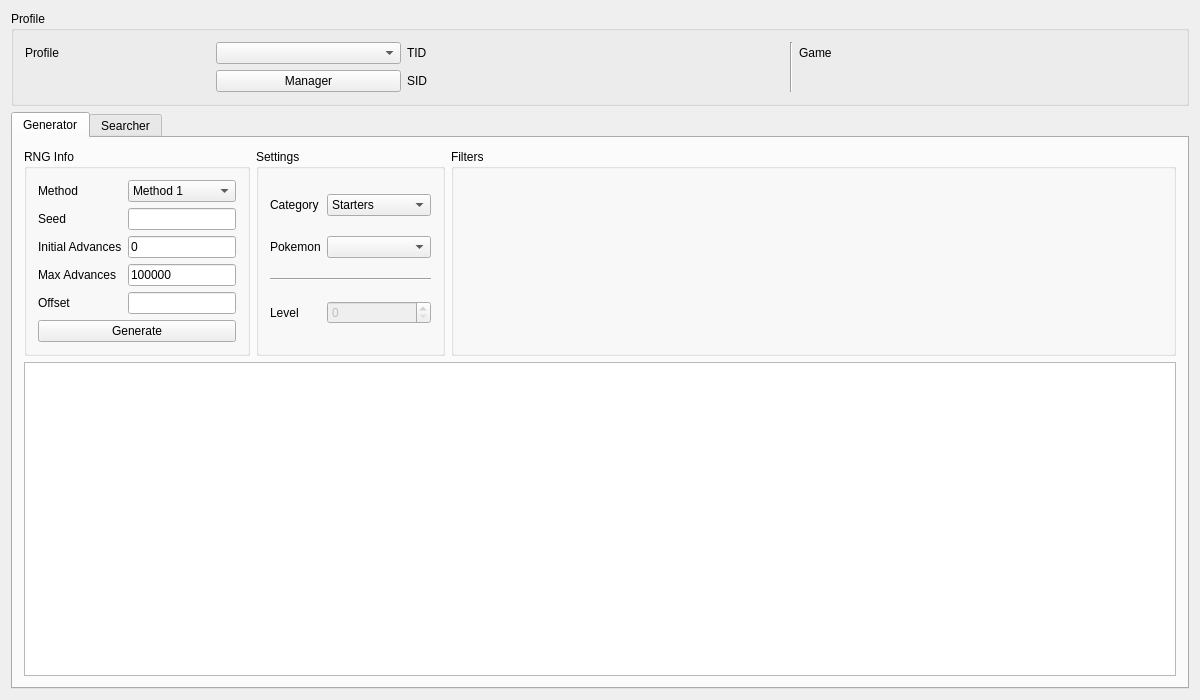
<?xml version="1.0" encoding="UTF-8"?>
<ui version="4.0">
 <class>Static3</class>
 <widget class="QWidget" name="Static3">
  <property name="geometry">
   <rect>
    <x>0</x>
    <y>0</y>
    <width>1200</width>
    <height>700</height>
   </rect>
  </property>
  <property name="windowTitle">
   <string>Gen 3 Static</string>
  </property>
  <property name="windowIcon">
   <iconset>
    <normaloff>:/pokefinder.ico</normaloff>:/pokefinder.ico</iconset>
  </property>
  <layout class="QGridLayout" name="gridLayout_7">
   <item row="0" column="0">
    <widget class="QGroupBox" name="groupBoxProfile">
     <property name="title">
      <string>Profile</string>
     </property>
     <layout class="QGridLayout" name="gridLayout_4">
      <item row="0" column="0">
       <widget class="QLabel" name="labelProfile">
        <property name="text">
         <string>Profile</string>
        </property>
       </widget>
      </item>
      <item row="0" column="1">
       <widget class="QComboBox" name="comboBoxProfiles"/>
      </item>
      <item row="1" column="1">
       <widget class="QPushButton" name="pushButtonProfileManager">
        <property name="text">
         <string>Manager</string>
        </property>
       </widget>
      </item>
      <item row="0" column="2">
       <widget class="QLabel" name="labelProfileTID">
        <property name="text">
         <string>TID</string>
        </property>
       </widget>
      </item>
      <item row="0" column="3">
       <widget class="QLabel" name="labelProfileTIDValue"/>
      </item>
      <item row="1" column="2">
       <widget class="QLabel" name="labelProfileSID">
        <property name="text">
         <string>SID</string>
        </property>
       </widget>
      </item>
      <item row="1" column="3">
       <widget class="QLabel" name="labelProfileSIDValue"/>
      </item>
      <item row="0" column="4" rowspan="2">
       <widget class="Line" name="line">
        <property name="orientation">
         <enum>Qt::Vertical</enum>
        </property>
       </widget>
      </item>
      <item row="0" column="5">
       <widget class="QLabel" name="labelProfileGame">
        <property name="text">
         <string>Game</string>
        </property>
       </widget>
      </item>
      <item row="0" column="6">
       <widget class="QLabel" name="labelProfileGameValue"/>
      </item>
     </layout>
    </widget>
   </item>
   <item row="1" column="0">
    <widget class="TabWidget" name="tabRNGSelector">
     <widget class="QWidget" name="tabStatic">
      <attribute name="title">
       <string>Generator</string>
      </attribute>
      <layout class="QGridLayout" name="gridLayout_5">
       <item row="0" column="0">
        <widget class="QGroupBox" name="groupBoxGeneratorRNGInfo">
         <property name="title">
          <string>RNG Info</string>
         </property>
         <layout class="QGridLayout" name="gridLayout_6">
          <item row="0" column="0">
           <widget class="QLabel" name="labelGeneratorMethod">
            <property name="text">
             <string>Method</string>
            </property>
           </widget>
          </item>
          <item row="0" column="1">
           <widget class="ComboBox" name="comboBoxGeneratorMethod">
            <item>
             <property name="text">
              <string>Method 1</string>
             </property>
            </item>
            <item>
             <property name="text">
              <string>Method 4</string>
             </property>
            </item>
           </widget>
          </item>
          <item row="1" column="0">
           <widget class="QLabel" name="labelGeneratorSeed">
            <property name="text">
             <string>Seed</string>
            </property>
           </widget>
          </item>
          <item row="1" column="1">
           <widget class="TextBox" name="textBoxGeneratorSeed"/>
          </item>
          <item row="2" column="0">
           <widget class="QLabel" name="labelGeneratorInitialAdvances">
            <property name="text">
             <string>Initial Advances</string>
            </property>
           </widget>
          </item>
          <item row="2" column="1">
           <widget class="TextBox" name="textBoxGeneratorInitialAdvances">
            <property name="text">
             <string notr="true">0</string>
            </property>
           </widget>
          </item>
          <item row="3" column="0">
           <widget class="QLabel" name="labelGeneratorMaxAdvances">
            <property name="text">
             <string>Max Advances</string>
            </property>
           </widget>
          </item>
          <item row="3" column="1">
           <widget class="TextBox" name="textBoxGeneratorMaxAdvances">
            <property name="text">
             <string notr="true">100000</string>
            </property>
           </widget>
          </item>
          <item row="4" column="0">
           <widget class="QLabel" name="labelGeneratorOffset">
            <property name="text">
             <string>Offset</string>
            </property>
           </widget>
          </item>
          <item row="4" column="1">
           <widget class="TextBox" name="textBoxGeneratorOffset"/>
          </item>
          <item row="5" column="0" colspan="2">
           <widget class="QPushButton" name="pushButtonGenerate">
            <property name="text">
             <string>Generate</string>
            </property>
           </widget>
          </item>
         </layout>
        </widget>
       </item>
       <item row="0" column="1">
        <widget class="QGroupBox" name="groupBoxGeneratorSettings">
         <property name="title">
          <string>Settings</string>
         </property>
         <layout class="QGridLayout" name="gridLayout_8">
          <item row="0" column="0">
           <widget class="QLabel" name="labelGeneratorCategory">
            <property name="text">
             <string>Category</string>
            </property>
           </widget>
          </item>
          <item row="0" column="1">
           <widget class="ComboBox" name="comboBoxGeneratorCategory">
            <item>
             <property name="text">
              <string>Starters</string>
             </property>
            </item>
            <item>
             <property name="text">
              <string>Fossils</string>
             </property>
            </item>
            <item>
             <property name="text">
              <string>Gifts</string>
             </property>
            </item>
            <item>
             <property name="text">
              <string>Game Corner</string>
             </property>
            </item>
            <item>
             <property name="text">
              <string>Stationary</string>
             </property>
            </item>
            <item>
             <property name="text">
              <string>Legends</string>
             </property>
            </item>
            <item>
             <property name="text">
              <string>Events</string>
             </property>
            </item>
            <item>
             <property name="text">
              <string>Roamers</string>
             </property>
            </item>
           </widget>
          </item>
          <item row="1" column="0">
           <widget class="QLabel" name="labelGeneratorPokemon">
            <property name="text">
             <string>Pokemon</string>
            </property>
           </widget>
          </item>
          <item row="1" column="1">
           <widget class="ComboBox" name="comboBoxGeneratorPokemon"/>
          </item>
          <item row="2" column="0" colspan="2">
           <widget class="Line" name="line_2">
            <property name="orientation">
             <enum>Qt::Horizontal</enum>
            </property>
           </widget>
          </item>
          <item row="3" column="0">
           <widget class="QLabel" name="labelGeneratorLevel">
            <property name="text">
             <string>Level</string>
            </property>
           </widget>
          </item>
          <item row="3" column="1">
           <widget class="QSpinBox" name="spinBoxGeneratorLevel">
            <property name="enabled">
             <bool>false</bool>
            </property>
           </widget>
          </item>
         </layout>
        </widget>
       </item>
       <item row="0" column="2">
        <widget class="QGroupBox" name="groupBoxGeneratorFilters">
         <property name="sizePolicy">
          <sizepolicy hsizetype="Preferred" vsizetype="Preferred">
           <horstretch>1</horstretch>
           <verstretch>0</verstretch>
          </sizepolicy>
         </property>
         <property name="title">
          <string>Filters</string>
         </property>
         <layout class="QGridLayout" name="gridLayout">
          <item row="0" column="0" rowspan="2">
           <widget class="Filter" name="filterGenerator" native="true"/>
          </item>
         </layout>
        </widget>
       </item>
       <item row="1" column="0" colspan="3">
        <widget class="TableView" name="tableViewGenerator"/>
       </item>
      </layout>
     </widget>
     <widget class="QWidget" name="tabSpreadSearcher">
      <attribute name="title">
       <string>Searcher</string>
      </attribute>
      <layout class="QGridLayout" name="gridLayout_9">
       <item row="0" column="0">
        <widget class="QGroupBox" name="groupBoxSearcherRNGInfo">
         <property name="title">
          <string>RNG Info</string>
         </property>
         <layout class="QGridLayout" name="gridLayout_2">
          <item row="0" column="0">
           <widget class="QLabel" name="labelSearcherMethod">
            <property name="text">
             <string>Method</string>
            </property>
           </widget>
          </item>
          <item row="0" column="1">
           <widget class="ComboBox" name="comboBoxSearcherMethod">
            <item>
             <property name="text">
              <string>Method 1</string>
             </property>
            </item>
            <item>
             <property name="text">
              <string>Method 4</string>
             </property>
            </item>
           </widget>
          </item>
          <item row="1" column="0" colspan="2">
           <layout class="QHBoxLayout" name="horizontalLayout">
            <item>
             <widget class="QPushButton" name="pushButtonSearch">
              <property name="text">
               <string>Search</string>
              </property>
             </widget>
            </item>
            <item>
             <widget class="QPushButton" name="pushButtonCancel">
              <property name="enabled">
               <bool>false</bool>
              </property>
              <property name="text">
               <string>Cancel</string>
              </property>
             </widget>
            </item>
           </layout>
          </item>
         </layout>
        </widget>
       </item>
       <item row="0" column="1">
        <widget class="QGroupBox" name="groupBoxSearcherSettings">
         <property name="title">
          <string>Settings</string>
         </property>
         <layout class="QGridLayout" name="gridLayout_10">
          <item row="0" column="0">
           <widget class="QLabel" name="labelSearcherCategory">
            <property name="text">
             <string>Category</string>
            </property>
           </widget>
          </item>
          <item row="0" column="1" colspan="2">
           <widget class="ComboBox" name="comboBoxSearcherCategory">
            <item>
             <property name="text">
              <string>Starters</string>
             </property>
            </item>
            <item>
             <property name="text">
              <string>Fossils</string>
             </property>
            </item>
            <item>
             <property name="text">
              <string>Gifts</string>
             </property>
            </item>
            <item>
             <property name="text">
              <string>Game Corner</string>
             </property>
            </item>
            <item>
             <property name="text">
              <string>Stationary</string>
             </property>
            </item>
            <item>
             <property name="text">
              <string>Legends</string>
             </property>
            </item>
            <item>
             <property name="text">
              <string>Events</string>
             </property>
            </item>
            <item>
             <property name="text">
              <string>Roamers</string>
             </property>
            </item>
           </widget>
          </item>
          <item row="1" column="0">
           <widget class="QLabel" name="labelSearcherPokemon">
            <property name="text">
             <string>Pokemon</string>
            </property>
           </widget>
          </item>
          <item row="1" column="1" colspan="2">
           <widget class="ComboBox" name="comboBoxSearcherPokemon"/>
          </item>
          <item row="2" column="0" colspan="3">
           <widget class="Line" name="line_3">
            <property name="orientation">
             <enum>Qt::Horizontal</enum>
            </property>
           </widget>
          </item>
          <item row="3" column="0">
           <widget class="QLabel" name="labelSearcherLevel">
            <property name="text">
             <string>Level</string>
            </property>
           </widget>
          </item>
          <item row="3" column="1" colspan="2">
           <widget class="QSpinBox" name="spinBoxSearcherLevel">
            <property name="enabled">
             <bool>false</bool>
            </property>
           </widget>
          </item>
         </layout>
        </widget>
       </item>
       <item row="0" column="2">
        <widget class="QGroupBox" name="groupBoxSearcherFilters">
         <property name="sizePolicy">
          <sizepolicy hsizetype="Preferred" vsizetype="Preferred">
           <horstretch>1</horstretch>
           <verstretch>0</verstretch>
          </sizepolicy>
         </property>
         <property name="title">
          <string>Filters</string>
         </property>
         <layout class="QGridLayout" name="gridLayout_3">
          <item row="0" column="0" rowspan="2">
           <widget class="Filter" name="filterSearcher" native="true"/>
          </item>
         </layout>
        </widget>
       </item>
       <item row="1" column="0" colspan="3">
        <widget class="QProgressBar" name="progressBar"/>
       </item>
       <item row="2" column="0" colspan="3">
        <widget class="TableView" name="tableViewSearcher">
         <property name="sortingEnabled">
          <bool>true</bool>
         </property>
        </widget>
       </item>
      </layout>
     </widget>
    </widget>
   </item>
  </layout>
 </widget>
 <layoutdefault spacing="6" margin="11"/>
 <customwidgets>
  <customwidget>
   <class>TextBox</class>
   <extends>QLineEdit</extends>
   <header>Form/Controls/TextBox.hpp</header>
  </customwidget>
  <customwidget>
   <class>ComboBox</class>
   <extends>QComboBox</extends>
   <header>Form/Controls/ComboBox.hpp</header>
  </customwidget>
  <customwidget>
   <class>TableView</class>
   <extends>QTableView</extends>
   <header>Form/Controls/TableView.hpp</header>
  </customwidget>
  <customwidget>
   <class>Filter</class>
   <extends>QWidget</extends>
   <header>Form/Controls/Filter.hpp</header>
   <container>1</container>
  </customwidget>
  <customwidget>
   <class>TabWidget</class>
   <extends>QTabWidget</extends>
   <header>Form/Controls/TabWidget.hpp</header>
   <container>1</container>
  </customwidget>
  <customwidget>
   <class>ComboBox</class>
   <extends>QComboBox</extends>
   <header>Form/Controls/ComboBox.hpp</header>
  </customwidget>
 </customwidgets>
 <tabstops>
  <tabstop>comboBoxProfiles</tabstop>
  <tabstop>pushButtonProfileManager</tabstop>
  <tabstop>tabRNGSelector</tabstop>
  <tabstop>comboBoxGeneratorMethod</tabstop>
  <tabstop>textBoxGeneratorSeed</tabstop>
  <tabstop>textBoxGeneratorInitialAdvances</tabstop>
  <tabstop>textBoxGeneratorMaxAdvances</tabstop>
  <tabstop>textBoxGeneratorOffset</tabstop>
  <tabstop>pushButtonGenerate</tabstop>
  <tabstop>comboBoxGeneratorCategory</tabstop>
  <tabstop>comboBoxGeneratorPokemon</tabstop>
  <tabstop>spinBoxGeneratorLevel</tabstop>
  <tabstop>tableViewGenerator</tabstop>
  <tabstop>comboBoxSearcherMethod</tabstop>
  <tabstop>pushButtonSearch</tabstop>
  <tabstop>pushButtonCancel</tabstop>
  <tabstop>comboBoxSearcherCategory</tabstop>
  <tabstop>comboBoxSearcherPokemon</tabstop>
  <tabstop>spinBoxSearcherLevel</tabstop>
  <tabstop>tableViewSearcher</tabstop>
 </tabstops>
 <resources/>
 <connections/>
</ui>
